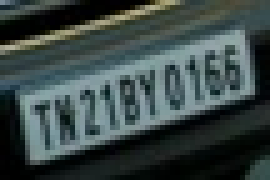
#> input picture plate_crops/Cars15_plate_1.jpg, 54 x 36 px, found by its file name (shown 5 times larger)
$ python test_ocr_preprocessing.py
#> lines starting #> are read from the running program, lines starting #| are printed output that depends on the picture

from pathlib import Path
import cv2
import easyocr

ROOT = Path(__file__).resolve().parent.parent
CROP_DIR = ROOT / "outputs" / "anpr" / "plate_crops"
OUTPUT_DIR = ROOT / "outputs" / "ocr_preprocessing"
OUTPUT_DIR.mkdir(parents=True, exist_ok=True)

# Start with a plate crop that OCR struggled to read.
crop_path = CROP_DIR / "Cars15_plate_1.jpg"

if not crop_path.exists():
    raise FileNotFoundError(f"Crop not found: {crop_path}")

image = cv2.imread(str(crop_path))
#> image is the input picture: shape (36, 54, 3); mean B, G, R 70.1, 71.4, 58.5
if image is None:
    raise ValueError(f"Could not open image: {crop_path}")

# Enlarge the crop to help OCR distinguish characters.
scale = 3
enlarged = cv2.resize(
    image,
    None,
    fx=scale,
    fy=scale,
    interpolation=cv2.INTER_CUBIC,
)
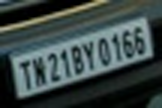
#> enlarged: shape (108, 162, 3); mean B, G, R 70.2, 71.5, 58.6

# Convert to grayscale and improve local contrast.
gray = cv2.cvtColor(enlarged, cv2.COLOR_BGR2GRAY)
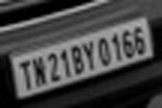
#> gray: shape (108, 162); min 0, max 175, mean 67.5
clahe = cv2.createCLAHE(clipLimit=2.0, tileGridSize=(8, 8))
enhanced = clahe.apply(gray)
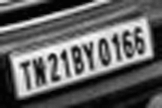
#> enhanced: shape (108, 162); min 2, max 252, mean 98

# Create a second version with a mild denoising step.
denoised = cv2.fastNlMeansDenoising(
    enhanced,
    None,
    h=10,
    templateWindowSize=7,
    searchWindowSize=21,
)

cv2.imwrite(str(OUTPUT_DIR / "original_enlarged.jpg"), enlarged)
cv2.imwrite(str(OUTPUT_DIR / "grayscale_enhanced.jpg"), enhanced)
cv2.imwrite(str(OUTPUT_DIR / "denoised.jpg"), denoised)

print("Loading EasyOCR...")
#> (the run stopped early here; a loop or call above may not have finished)

$ run again, with plate_crops/Cars109_plate_1.jpg copied over plate_crops/Cars15_plate_1.jpg
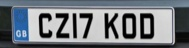
#> input picture plate_crops/Cars109_plate_1.jpg, 189 x 48 px, found by its file name
#> image is the input picture: shape (48, 189, 3); mean B, G, R 127.5, 121.5, 115.9
#> `gray = cv2.cvtColor(enlarged, cv2.COLOR_BGR2GRAY)`:
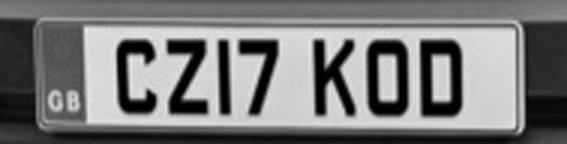
#> gray: shape (144, 567); min 0, max 238, mean 120.7
#> `enhanced = clahe.apply(gray)`:
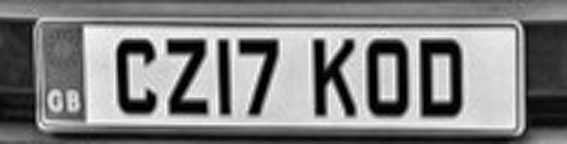
#> enhanced: shape (144, 567); min 1, max 251, mean 127.8

$ run again, with plate_crops/Cars111_plate_1.jpg copied over plate_crops/Cars15_plate_1.jpg
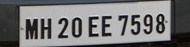
#> input picture plate_crops/Cars111_plate_1.jpg, 190 x 47 px, found by its file name
#> image is the input picture: shape (47, 190, 3); mean B, G, R 117.9, 117.8, 118
#> `enlarged = cv2.resize( image, None, fx=scale, fy=scale, interpolation=..`:
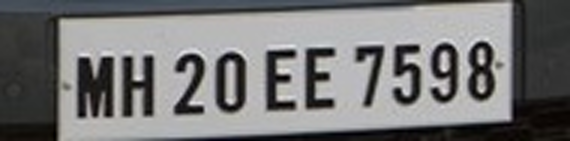
#> enlarged: shape (141, 570, 3); mean B, G, R 118, 117.8, 118
#> `enhanced = clahe.apply(gray)`:
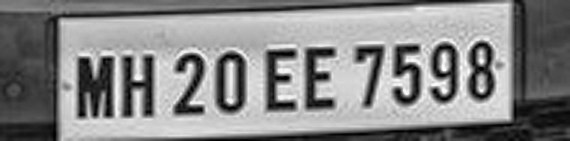
#> enhanced: shape (141, 570); min 0, max 253, mean 133.8

$ run again, with plate_crops/Cars112_plate_1.jpg copied over plate_crops/Cars15_plate_1.jpg
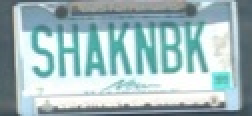
#> input picture plate_crops/Cars112_plate_1.jpg, 126 x 58 px, found by its file name (shown 2 times larger)
#> image is the input picture: shape (58, 126, 3); mean B, G, R 189.1, 186.4, 161.1
#> `gray = cv2.cvtColor(enlarged, cv2.COLOR_BGR2GRAY)`:
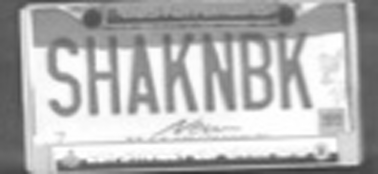
#> gray: shape (174, 378); min 47, max 255, mean 179.1
#> `enhanced = clahe.apply(gray)`:
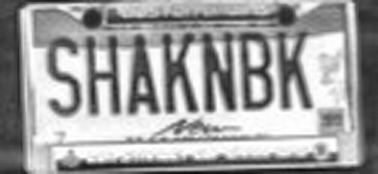
#> enhanced: shape (174, 378); min 13, max 255, mean 159.1
